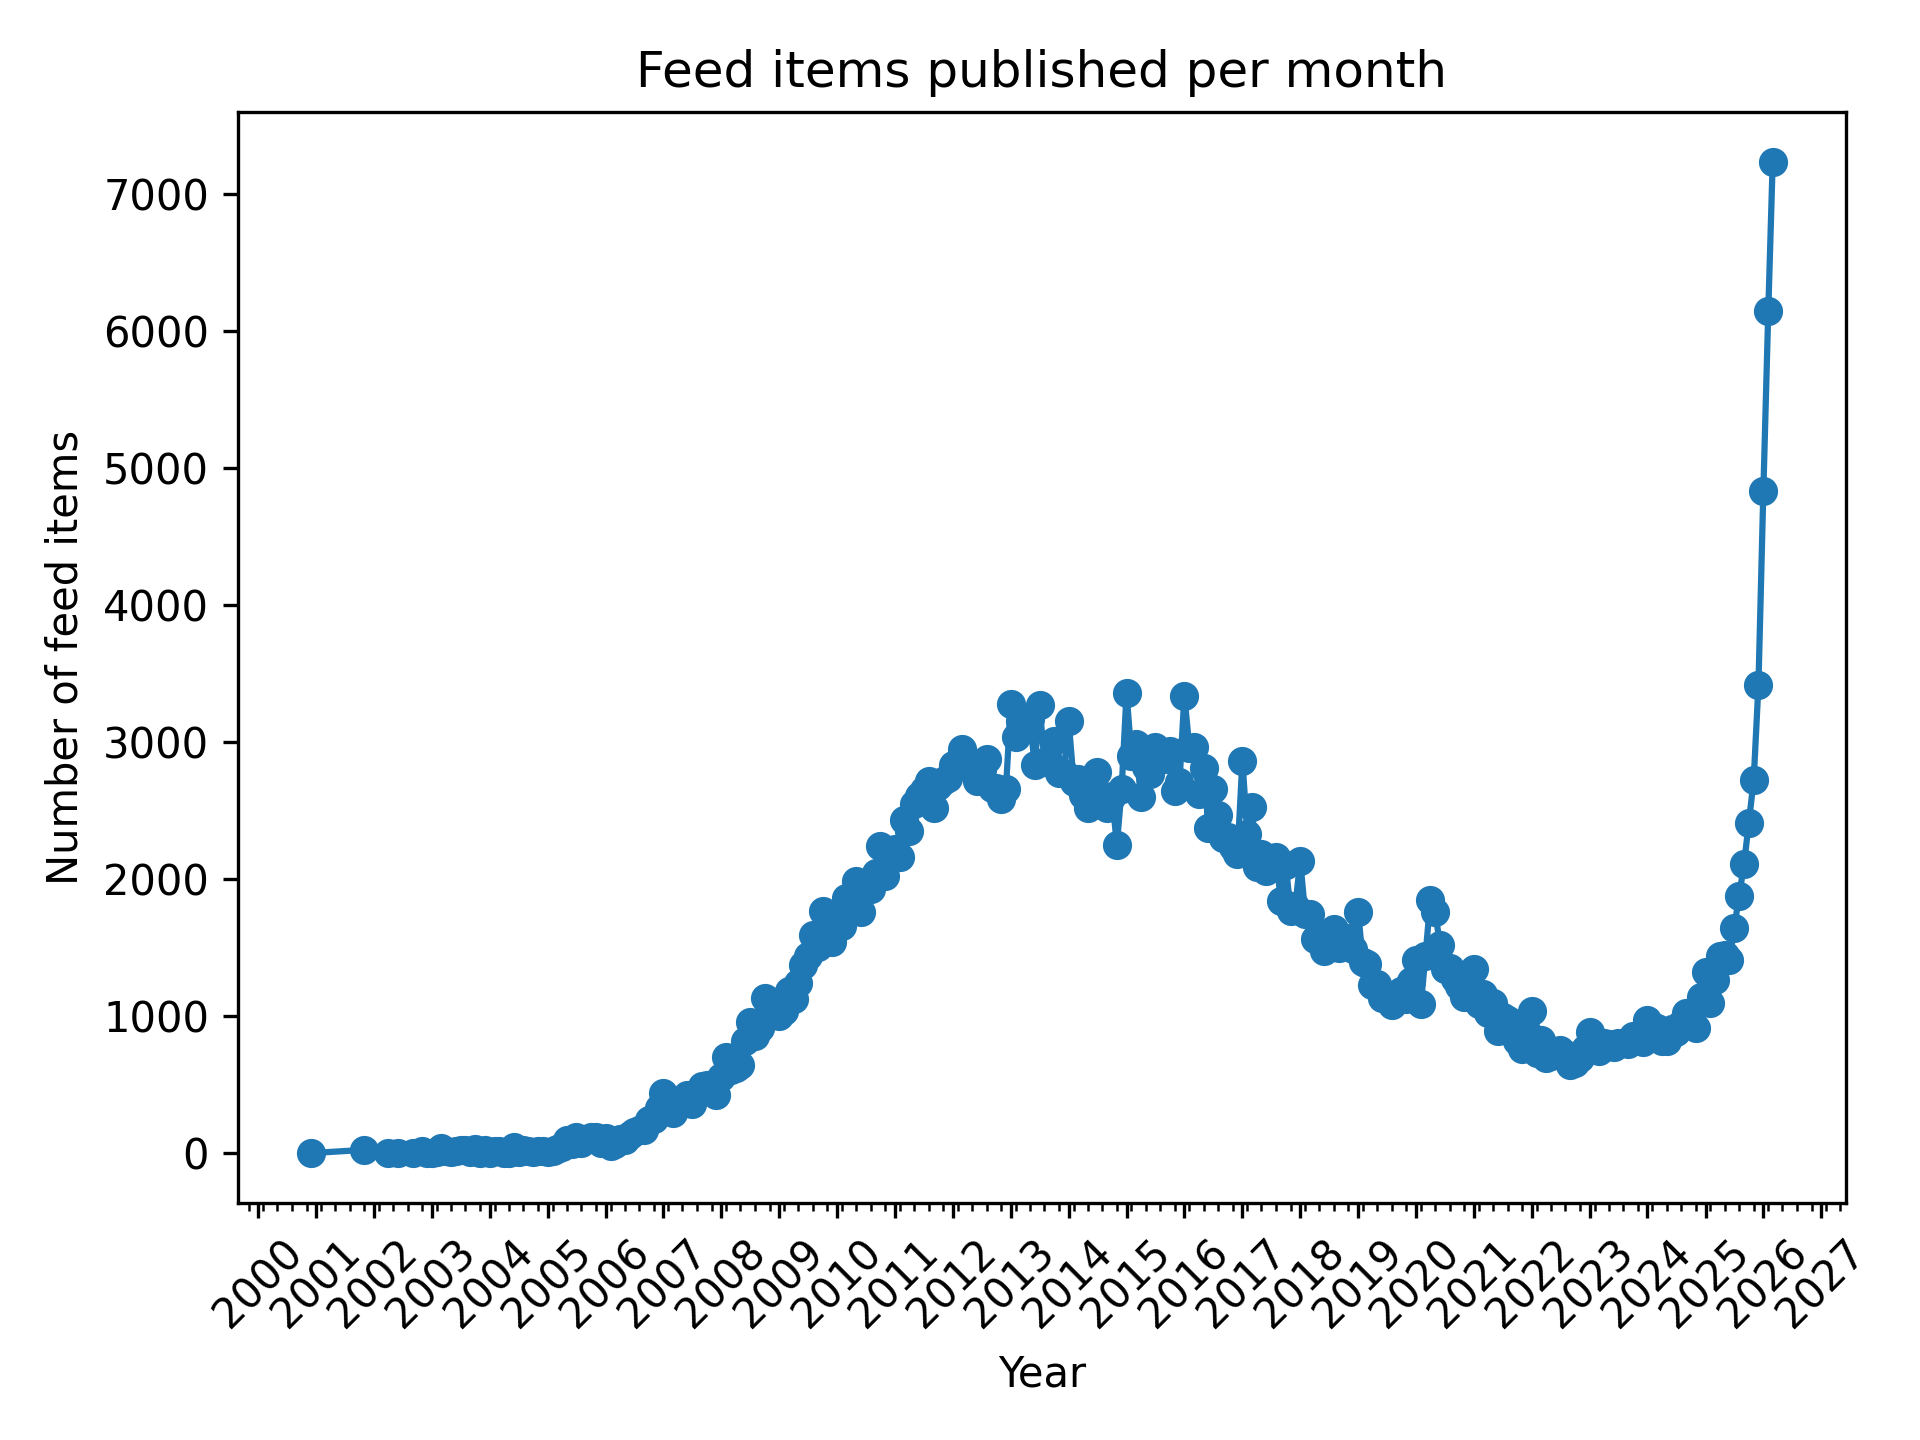

Recreate this plot in Python.
"""Run with uv run --with matplotlib feed_items_per_month.py"""

import sqlite3
import matplotlib.pyplot as plt
import matplotlib.dates as mdates
from datetime import datetime

DB_PATH = "../../backend/brcrawl.sqlite3"
OUTPUT_FILE = "feed_items_per_month.png"

conn = sqlite3.connect(DB_PATH)

def outlier_analysis(conn):
    min_max_query = """
    SELECT MIN(published_at), MAX(published_at)
    FROM feed_items;
    """

    rows = conn.execute(min_max_query).fetchall()
    res = rows[0]
    print(f"Oldest blog post: {res[0]}")
    print(f"Newest blog post: {res[1]}")

    top_old_query = """
    SELECT DISTINCT published_at
    FROM feed_items
    ORDER BY published_at
    LIMIT 10;
    """

    rows = conn.execute(top_old_query).fetchall()
    print("Top 10 oldest posts")
    for r in rows:
        print(f"    {r[0]}")

    top_new_query = """
    SELECT DISTINCT published_at
    FROM feed_items
    ORDER BY published_at
    DESC
    LIMIT 10;
    """

    print("Top 10 newest posts")
    rows = conn.execute(top_new_query).fetchall()
    for r in rows:
        print(f"    {r[0]}")


outlier_analysis(conn)

query = """
SELECT
    strftime('%Y-%m', published_at) AS year_month,
    COUNT(*) AS item_count
FROM feed_items
WHERE published_at BETWEEN '2000-01-01' AND datetime('now')
GROUP BY year_month
ORDER BY year_month;
"""

rows = conn.execute(query).fetchall()
conn.close()

# Convert query results
months = [datetime.strptime(r[0], "%Y-%m") for r in rows]
counts = [r[1] for r in rows]

fig, ax = plt.subplots()

ax.plot(months, counts, marker="o")

ax.set_xlabel("Year")
ax.set_ylabel("Number of feed items")
ax.set_title("Feed items published per month")

# Format date axis
ax.xaxis.set_major_locator(mdates.YearLocator())
ax.xaxis.set_major_formatter(mdates.DateFormatter("%Y"))
ax.xaxis.set_minor_locator(mdates.MonthLocator(interval=3))  # minor ticks every 3 months

plt.xticks(rotation=45)
plt.tight_layout()

plt.savefig(OUTPUT_FILE, dpi=300)
print(f"Graph saved to {OUTPUT_FILE}")
